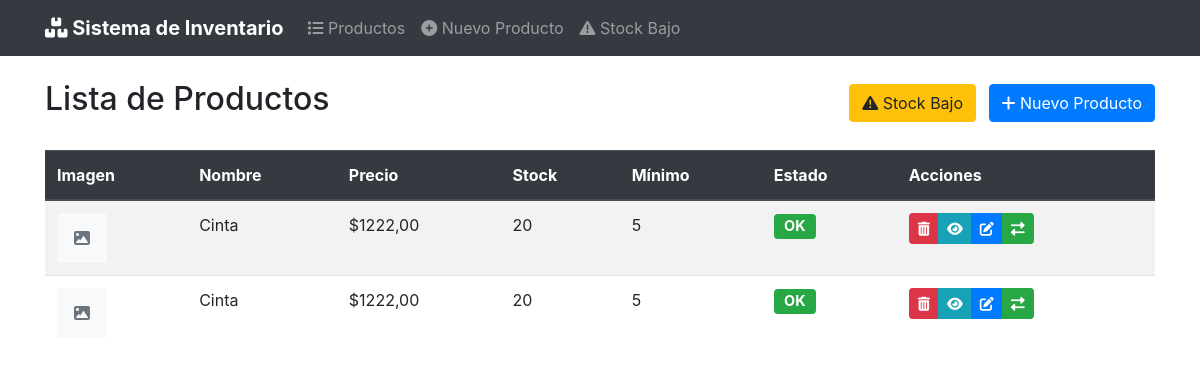
Before: / with the older database file.
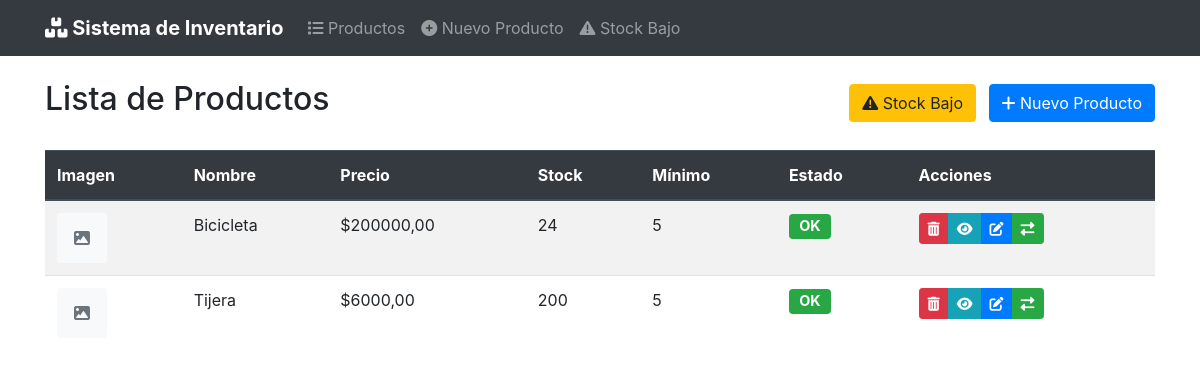
After: the same page with the newer database file.
### productos/models.py (models this page shows, shortened)
class Producto(models.Model):
    nombre = models.CharField("Nombre", max_length=50)
    descripcion = models.CharField("Descripcion", max_length=200)
    precio = models.DecimalField("Precio", max_digits=10, decimal_places=2)
    sku = models.CharField("sku", max_length=20, unique=True)
    stock = models.IntegerField(default=0)
    stock_minimo = models.IntegerField(default=5, verbose_name="Stock Minimo")
    imagen = models.ImageField(
        "Imagen",
        upload_to=get_image_path,
        validators=[validate_image_size],
        blank=True,
        null=True,
        help_text="Formatos permitidos: jpg, png, gif. Tamaño maximo: 5MB"
    )
    fecha_creacion = models.DateTimeField("Fecha de creacion", auto_now_add=True)
    fecha_actualizacion = models.DateTimeField("Fecha de creacion", auto_now=True)
    class Meta:
        verbose_name = 'Producto'
        verbose_name_plural = 'Productos'
        ordering = ['nombre']
    @property
    def necesita_reposicion(self):
        return self.stock < self.stock_minimo

### productos/views.py (the view)
# urls.py: path('', views.ProductoListView.as_view(), name='producto_list'),
class ProductoListView(ListView):
    model = Producto
    template_name = "producto/producto_list.html"
    context_object_name = "productos"
    def get_queryset(self):
        queryset = super().get_queryset()
        stock_bajo = self.request.GET.get('stock_bajo')
        if stock_bajo:
            queryset = queryset.filter(stock__lt=F("stock_minimo"))
        return queryset.order_by("nombre")
    def get_context_data(self, **kwargs):
        context = super().get_context_data(**kwargs)
        context["stock_bajo"] = self.request.GET.get("stock_bajo")
        return context
    def get(self, request, *args, **kwargs):
        response = super().get(request, *args, **kwargs)
        if not self.get_queryset().exists():
            messages.info(request, "No hay productos disponibles.")
        return response

### templates/productos/producto_list.html (shortened to what this page needs)
{% extends 'productos/base.html' %}
{% load bootstrap4 %}
{% block header %}Lista de Productos{% endblock %}
{% block extra_buttons %}
<div>
    <a href="{% url 'productos:stock_bajo_list' %}" class="btn btn-warning mr-2">
        <i class="fas fa-exclamation-triangle"></i> Stock Bajo
    </a>
    <a href="{% url 'productos:producto_create' %}" class="btn btn-primary">
        <i class="fas fa-plus"></i> Nuevo Producto
    </a>
</div>
{% endblock %}
{% block content %}
{% if productos %}
<div class="table-responsive">
    <table class="table table-striped table-hover">
        <thead class="thead-dark">
            <tr>
                <th>Imagen</th>
                <th>Nombre</th>
                <th>Precio</th>
                <th>Stock</th>
                <th>Mínimo</th>
                <th>Estado</th>
                <th>Acciones</th>
            </tr>
        </thead>
        <tbody>
            {% for producto in productos %}
            <tr class="{% if producto.necesita_reposicion %}table-warning{% endif %}">
                <td>
                    {% if producto.imagen %}
                        <img src="{{ producto.imagen.url }}" alt="{{ producto.nombre }}" class="product-img rounded">
                    {% else %}
                        <div class="product-img bg-light d-flex align-items-center justify-content-center rounded">
                            <i class="fas fa-image text-muted"></i>
                        </div>
                    {% endif %}
                </td>
                <td>{{ producto.nombre }}</td>
                <td>${{ producto.precio }}</td>
                <td>
                    {{ producto.stock }}
                </td>
                <td>{{ producto.stock_minimo }}</td>
                <td>
                    {% if producto.necesita_reposicion %}
                        <span class="badge badge-warning badge-lg">Bajo</span>
                    {% else %}
                        <span class="badge badge-success badge-lg">OK</span>
                    {% endif %}
                </td>
                <td>
                    <div class="btn-group btn-group-sm">
                        <a href="{% url 'productos:producto_confirm_delete' producto.pk %}" class="btn btn-danger" title ="Eliminar">
                            <i class="fas fa-trash-alt"></i>
                        </a>
                        <a href="{% url 'productos:producto_detail' producto.pk %}" class="btn btn-info" title="Ver detalle">
                            <i class="fas fa-eye"></i>
                        </a>
                        <a href="{% url 'productos:producto_form' producto.pk %}" class="btn btn-primary" title="Editar">
                            <i class="fas fa-edit"></i>
                        </a>
                        <a href="{% url 'productos:producto_movimiento_form' producto.pk %}" class="btn btn-success" title="Movimiento">
                            <i class="fas fa-exchange-alt"></i>
                        </a>
                    </div>
                </td>
            </tr>
            {% endfor %}
        </tbody>
    </table>
</div>
{% else %}
<div class="alert alert-info">
    <i class="fas fa-info-circle"></i> No hay productos registrados.
</div>
{% endif %}
{% endblock %}

### templates/productos/base.html (shortened to what this page needs)
{% load bootstrap4 %}
{% load static %}
<!DOCTYPE html>
<html lang="es">
<head>
    {% bootstrap_css %}
    <link rel="stylesheet" href="https://cdnjs.cloudflare.com/ajax/libs/font-awesome/6.0.0/css/all.min.css">
</head>
<body>
    <nav class="navbar navbar-expand-lg navbar-dark bg-dark">
        <div class="container">
            <a class="navbar-brand" href="{% url 'productos:producto_list' %}">
                <i class="fas fa-boxes"></i> Sistema de Inventario
            </a>
            <div class="collapse navbar-collapse" id="navbarNav">
                <ul class="navbar-nav mr-auto">
                    <li class="nav-item">
                        <a class="nav-link" href="{% url 'productos:producto_list' %}">
                            <i class="fas fa-list"></i> Productos
                        </a>
                    </li>
                    <li class="nav-item">
                        <a class="nav-link" href="{% url 'productos:producto_create' %}">
                            <i class="fas fa-plus-circle"></i> Nuevo Producto
                        </a>
                    </li>
                    <li class="nav-item">
                        <a class="nav-link" href="{% url 'productos:stock_bajo_list' %}">
                            <i class="fas fa-exclamation-triangle"></i> Stock Bajo
                        </a>
                    </li>
                </ul>
            </div>
        </div>
    </nav>
    <div class="container mt-4">
        <div class="d-flex justify-content-between align-items-center mb-4">
            <h2>{% block header %}{% endblock %}</h2>
            {% block extra_buttons %}{% endblock %}
        </div>
        {% block content %}
        {% endblock %}
    </div>
</body>
</html>

### templates/productos/base.html (style rules this page uses)
.navbar-brand { font-weight: bold; }
.table-responsive { overflow-x: auto; }
.product-img { width: 50px; height: 50px; object-fit: cover; }
.badge-lg { font-size: 0.9rem; padding: 0.35rem 0.65rem; }

Changed rows visible on the page:
removed Producto: nombre "Cinta", precio "1222,00", stock "20", stock_minimo "5", shows "OK"
removed Producto: nombre "Cinta", precio "1222,00", stock "20", stock_minimo "5", shows "OK"
added Producto: nombre "Bicicleta", precio "200000,00", stock "24", stock_minimo "5", shows "OK"
added Producto: nombre "Tijera", precio "6000,00", stock "200", stock_minimo "5", shows "OK"
